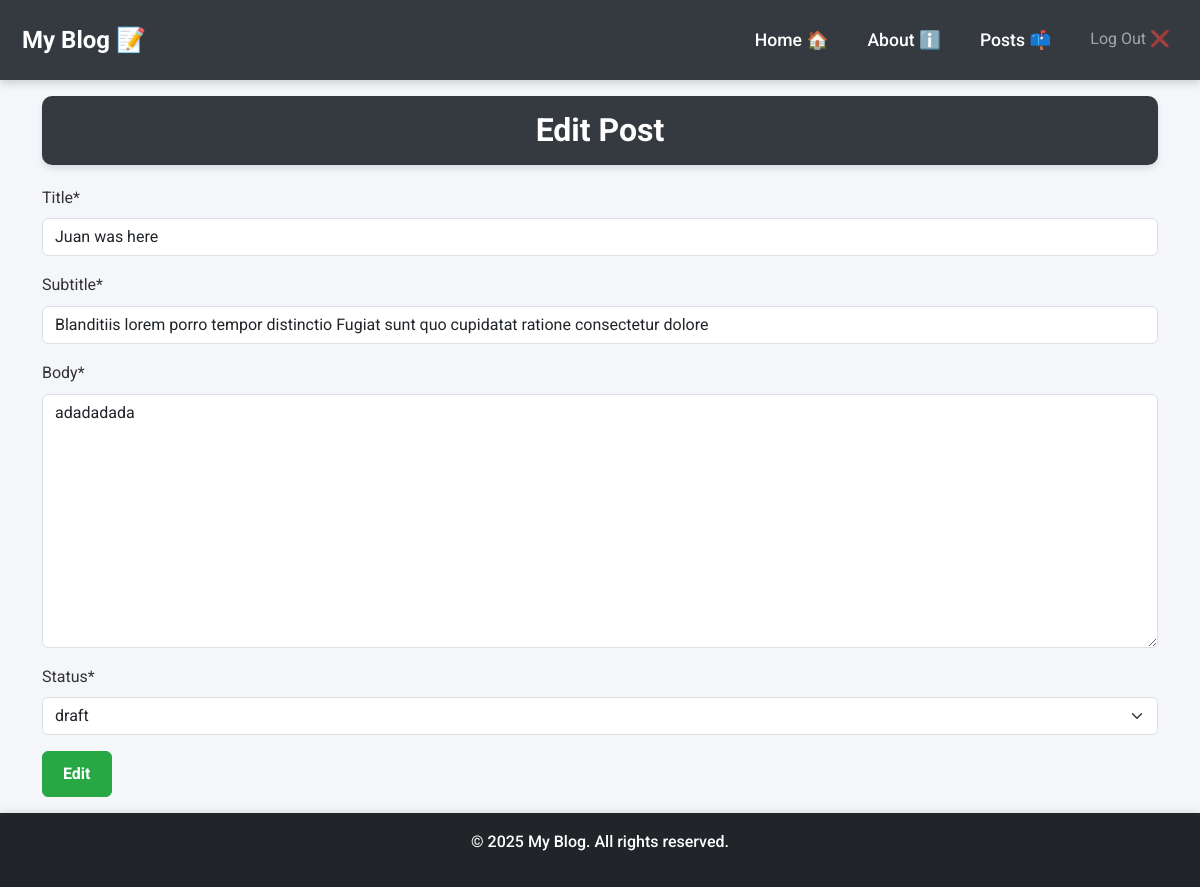
Screenshot of /posts/6/edit/ (signed in) with the database file from the repository.
### posts/models.py (models this page shows, shortened)
class Post(models.Model):
    title = models.CharField(max_length=128)
    subtitle = models.CharField(max_length=256)
    body = models.TextField()
    author = models.ForeignKey(
        get_user_model(),
        on_delete=models.CASCADE
    )
    status = models.ForeignKey(
        Status,
        on_delete=models.CASCADE
    )
    created_on = models.DateTimeField(auto_now_add=True)

### posts/views.py (the view)
# urls.py: path("<int:pk>/edit/", views.PostUpdateView.as_view(), name="edit"),
class PostUpdateView(LoginRequiredMixin, UserPassesTestMixin, UpdateView):
    template_name = "posts/edit.html"
    model = Post
    fields = [
        "title", "subtitle", "body", "status"
    ]
    def test_func(self):
        post = self.get_object()
        return post.author == self.request.user

### posts/models.py (called while the page is built)
    def __str__(self):
        return self.name

### templates/posts/edit.html (shortened to what this page needs)
{% extends 'base.html' %}
{% load crispy_forms_tags %}
{% block content %}
<h1>Edit Post</h1>
<form method="POST">
    {{ form | crispy }}
    <input type="submit" class="btn btn-primary" value="Edit">
</form>
{% endblock content %}

### static/css/base.css (style rules this page uses)
body { font-family: 'Roboto', sans-serif; background-color: #f4f6f9; color: #333; line-height: 1.6; margin: 0; padding: 0; }
h1 { text-align: center; color: #fff; padding: 15px; background-color: #343a40; border-radius: 10px; margin-bottom: 20px; font-size: 2rem; font-weight: bold; box-shadow: 0 4px 6px rgba(0, 0, 0, 0.1); }
.btn-primary { background-color: #28a745; border-color: #28a745; font-size: 1rem; font-weight: bold; padding: 10px 20px; transition: all 0.3s ease-in-out; }

### rows the page displays
Post: title "Juan was here", subtitle "Blanditiis lorem porro tempor distinctio Fugiat sunt quo cupidatat ratione consectetur dolore", body "adadadada", status "draft"
